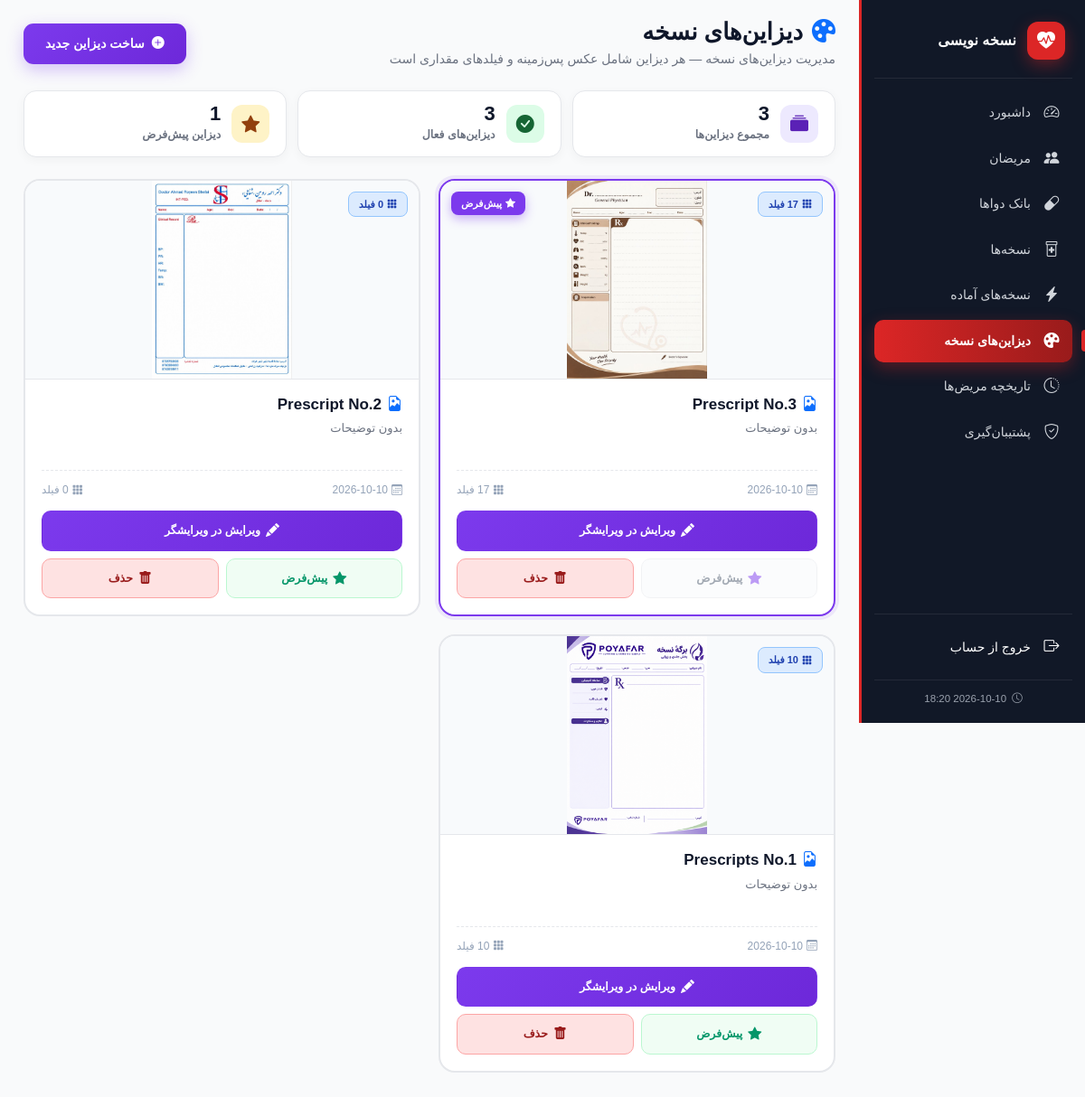
Page /prescripts/templates/ (signed in) on the committed database.
### apps/prescripts/models.py (models this page shows, shortened)
class PrescriptionTemplate(models.Model):
    name = models.CharField(max_length=100, verbose_name="نام دیزاین")
    description = models.TextField(blank=True, verbose_name="توضیحات")
    background_image = models.ImageField(
        upload_to="templates/prescriptions/%Y/%m/",
        verbose_name="عکس پس‌زمینه",
    )
    is_default = models.BooleanField(default=False, verbose_name="پیش‌فرض")
    is_active = models.BooleanField(default=True, verbose_name="فعال است")
    created_at = models.DateTimeField(auto_now_add=True)
    updated_at = models.DateTimeField(auto_now=True)
    class Meta:
        verbose_name = "دیزاین نسخه"
        verbose_name_plural = "دیزاین‌های نسخه"
        ordering = ["-is_default", "-updated_at"]

### apps/prescripts/views.py (the view, shortened to what this page needs)
# urls.py: path('templates/', views.template_list, name='template_list'),
def template_list(request):
    templates = PrescriptionTemplate.objects.prefetch_related('fields')
    stats = {
        'total': templates.count(),
        'active': templates.filter(is_active=True).count(),
        'default': templates.filter(is_default=True).count(),
    }
    return render(request, 'prescription/template_list.html', {
        'templates': templates,
        'stats': stats,
        'form': PrescriptionTemplateForm(),
        'page_title': 'دیزاین‌های نسخه',
        'active_nav': 'templates',
    })

### apps/prescripts/templates/prescription/template_list.html (shortened to what this page needs)
{% extends 'base.html' %}
{% load static %}
{% block content %}
<div class="tpl-page-header">
    <div>
        <h1>
            <i class="bi bi-palette-fill text-primary"></i>
            {{ page_title }}
        </h1>
        <p>مدیریت دیزاین‌های نسخه — هر دیزاین شامل عکس پس‌زمینه و فیلدهای مقداری است</p>
    </div>
    <button class="btn-create-tpl" data-bs-toggle="modal" data-bs-target="#createTemplateModal">
        <i class="bi bi-plus-circle-fill"></i>
        ساخت دیزاین جدید
    </button>
</div>
<div class="tpl-stats">
    <div class="tpl-stat">
        <div class="ic total"><i class="bi bi-collection-fill"></i></div>
        <div>
            <div class="num">{{ stats.total }}</div>
            <div class="lbl">مجموع دیزاین‌ها</div>
        </div>
    </div>
    <div class="tpl-stat">
        <div class="ic active"><i class="bi bi-check-circle-fill"></i></div>
        <div>
            <div class="num">{{ stats.active }}</div>
            <div class="lbl">دیزاین‌های فعال</div>
        </div>
    </div>
    <div class="tpl-stat">
        <div class="ic default"><i class="bi bi-star-fill"></i></div>
        <div>
            <div class="num">{{ stats.default }}</div>
            <div class="lbl">دیزاین پیش‌فرض</div>
        </div>
    </div>
</div>
{% if templates %}
<div class="tpl-grid">
    {% for tpl in templates %}
    <div class="tpl-card {% if tpl.is_default %}is-default{% endif %} {% if not tpl.is_active %}is-inactive{% endif %}">
        <div class="tpl-badges">
            <div>
                <span class="tpl-badge fields">
                </span>
            </div>
            <div style="display: flex; flex-direction: column; gap: 4px; align-items: flex-end;">
                {% if tpl.is_default %}
                <span class="tpl-badge default">
                </span>
                {% endif %}
            </div>
        </div>
        <div class="tpl-thumb">
            {% if tpl.background_image %}
                <img src="{{ tpl.background_image.url }}" alt="{{ tpl.name }}">
            {% else %}
                <i class="bi bi-image no-image"></i>
            {% endif %}
        </div>
        <div class="tpl-body">
            <h3 class="tpl-name">
                <i class="bi bi-file-earmark-image text-primary"></i>
                {{ tpl.name }}
            </h3>
            <p class="tpl-description">
                {{ tpl.description|default:"بدون توضیحات" }}
            </p>
            <div class="tpl-meta">
                <span class="item">
                    <i class="bi bi-calendar3"></i>
                    {{ tpl.created_at|date:"Y-m-d" }}
                </span>
                <span class="item">
                    <i class="bi bi-grid-3x3-gap-fill"></i>
                    {{ tpl.fields.count }} فیلد
                </span>
            </div>
            <div class="tpl-actions">
                <a href="{% url 'template_edit' tpl.id %}"
                   class="tpl-action edit"
                   title="ویرایش در ویرایشگر">
                    <i class="bi bi-pencil-fill"></i>
                    ویرایش در ویرایشگر
                </a>
                {% if not tpl.is_default %}
                <form method="post" style="display: contents;">
                    <button type="submit" class="tpl-action set-default" title="تنظیم پیش‌فرض">
                        <i class="bi bi-star-fill"></i>
                        پیش‌فرض
                    </button>
                </form>
                {% else %}
                <div class="tpl-action is-current" title="این دیزاین پیش‌فرض است">
                    <i class="bi bi-star-fill" style="color:#7c3aed;"></i>
                    پیش‌فرض
                </div>
                {% endif %}
                <button type="button"
                        class="tpl-action delete"
                        onclick="confirmDelete({{ tpl.id }}, '{{ tpl.name|escapejs }}', {{ tpl.prescriptions.count }})"
                        title="حذف">
                    <i class="bi bi-trash-fill"></i>
                    حذف
                </button>
            </div>
        </div>
    </div>
    {% endfor %}
</div>
{% endif %}
{% endblock %}

### templates/base.html (shortened to what this page needs)
{% load static %}
<!DOCTYPE html>
<html lang="fa" dir="rtl">
<head>
    <link href="https://cdn.jsdelivr.net/npm/bootstrap@5.3.3/dist/css/bootstrap.rtl.min.css" rel="stylesheet">
    <link href="https://cdn.jsdelivr.net/npm/bootstrap-icons@1.11.3/font/bootstrap-icons.css" rel="stylesheet">
    <link href="https://cdn.jsdelivr.net/gh/rastikerdar/vazirmatn@v33.003/Vazirmatn-font-face.css" rel="stylesheet">
</head>
<body>
<div class="layout" id="layout">
    <aside class="sidebar" id="sidebar">
        <div class="sidebar-brand">
            <div class="logo"><i class="bi bi-heart-pulse-fill"></i></div>
            <div>
                <h5>نسخه نویسی</h5>
            </div>
        </div>
        <nav class="nav flex-column">
            <a href="{% url 'dashboard' %}"
               class="nav-link {% if active_nav == 'dashboard' %}active{% endif %}">
                <i class="bi bi-speedometer2"></i>
                <span class="label">داشبورد</span>
            </a>
            <a href="{% url 'patient_list' %}"
               class="nav-link {% if active_nav == 'patients' %}active{% endif %}">
                <i class="bi bi-people-fill"></i>
                <span class="label">مریضان</span>
            </a>
            <a href="{% url 'medication_list' %}"
               class="nav-link {% if active_nav == 'medications' %}active{% endif %}">
                <i class="bi bi-capsule"></i>
                <span class="label">بانک دواها</span>
            </a>
            <a href="{% url 'prescription_list' %}"
               class="nav-link {% if active_nav == 'prescriptions' %}active{% endif %}">
                <i class="bi bi-prescription2"></i>
                <span class="label">نسخه‌ها</span>
            </a>
            <a href="{% url 'ready_prescription_list' %}"
               class="nav-link {% if active_nav == 'ready_prescriptions' %}active{% endif %}">
                <i class="bi bi-lightning-charge-fill"></i>
                <span class="label">نسخه‌های آماده</span>
            </a>
            <a href="{% url 'template_list' %}"
               class="nav-link {% if active_nav == 'templates' %}active{% endif %}">
                <i class="bi bi-palette-fill"></i>
                <span class="label">دیزاین‌های نسخه</span>
            </a>
            <a href="{% url 'patient_history_list' %}"
               class="nav-link {% if active_nav == 'patient_history' %}active{% endif %}">
                <i class="bi bi-clock-history"></i>
                <span class="label">تاریخچه مریض‌ها</span>
            </a>
            <a href="{% url 'backup_page' %}"
               class="nav-link {% if active_nav == 'backup' %}active{% endif %}">
                <i class="bi bi-shield-check"></i>
                <span class="label">پشتیبان‌گیری</span>
            </a>
        </nav>
        <form method="post" action="{% url 'logout' %}" class="sidebar-logout-form">
            <button type="submit" class="sidebar-logout-btn">
                <i class="bi bi-box-arrow-right"></i>
                <span class="label">خروج از حساب</span>
            </button>
        </form>
        <div class="sidebar-footer">
            <small>
                <i class="bi bi-clock"></i>
                {% now "Y-m-d H:i" %}
            </small>
        </div>
    </aside>
    <main class="main">
        {% block content %}{% endblock %}
    </main>
</div>
</body>
</html>

### templates/base.html (style rules this page uses)
:root { --red: #dc2626; --red-dark: #991b1b; --red-light: #fee2e2; --red-soft: #fef2f2; --ink: #1f2937; --muted: #6b7280; --border: #e5e7eb; --bg: #f9fafb; --sidebar-w: 250px; --sidebar-collapsed-w: 78px; }
* { font-family: 'Vazirmatn', Tahoma, sans-serif; }
html, body { height: 100%; }
body { background: var(--bg); min-height: 100vh; margin: 0; color: var(--ink); }
.layout { display: flex; min-height: 100vh; }
.sidebar { width: var(--sidebar-w); background: #111827; color: #e5e7eb; position: fixed; top: 0; right: 0; height: 100vh; padding: 18px 14px; overflow-y: auto; overflow-x: hidden; transition: width 0.25s ease, transform 0.3s ease; z-index: 1040; border-left: 3px solid var(--red); display: flex; flex-direction: column; }
.sidebar-brand { display: flex; align-items: center; gap: 12px; padding: 6px 8px 20px; border-bottom: 1px solid rgba(255,255,255,0.08); margin-bottom: 14px; }
.sidebar-brand .logo { width: 42px; height: 42px; flex-shrink: 0; border-radius: 12px; background: var(--red); display: flex; align-items: center; justify-content: center; font-size: 20px; color: white; box-shadow: 0 6px 18px rgba(220,38,38,0.4); }
.sidebar-brand h5 { margin: 0; font-weight: 700; font-size: 16px; color: white; white-space: nowrap; }
.sidebar .nav-link { color: #d1d5db; border-radius: 10px; padding: 11px 12px; font-size: 14px; font-weight: 500; display: flex; align-items: center; gap: 12px; margin-bottom: 3px; transition: all 0.18s; position: relative; white-space: nowrap; text-decoration: none; }
.sidebar .nav-link i { font-size: 17px; width: 22px; text-align: center; flex-shrink: 0; }
.sidebar .nav-link.active { background: linear-gradient(90deg, var(--red) 0%, var(--red-dark) 100%); color: white; font-weight: 600; box-shadow: 0 6px 18px rgba(220,38,38,0.35); }
.sidebar .nav-link.active::before { content: ''; position: absolute; right: -14px; top: 50%; transform: translateY(-50%); width: 4px; height: 24px; background: var(--red); border-radius: 4px 0 0 4px; }
.sidebar-footer { margin-top: 12px; padding: 12px 16px 0; border-top: 1px solid rgba(255,255,255,0.08); text-align: center; }
.sidebar-footer small { display: flex; align-items: center; justify-content: center; gap: 6px; font-size: 11.5px; color: #9ca3af; }
.sidebar-logout-form { margin-top: auto; padding-top: 12px; border-top: 1px solid rgba(255,255,255,0.08); }
.sidebar-logout-btn { width: 100%; background: none; border: none; color: #ffffff; padding: 11px 12px; border-radius: 10px; font-family: inherit; font-size: 14px; font-weight: 500; display: flex; align-items: center; gap: 12px; cursor: pointer; text-align: right; transition: all 0.18s; }
.sidebar-logout-btn i { font-size: 17px; width: 22px; text-align: center; flex-shrink: 0; }
.main { flex: 1; margin-right: var(--sidebar-w); padding: 20px 26px 40px; min-width: 0; transition: margin-right 0.25s ease; }

### rows in the picture
PrescriptionTemplate: background_image (picture), name "Prescript No.3", description "بدون توضیحات", created_at "2026-10-10", is_default True (drawn)
PrescriptionTemplate: background_image (picture), name "Prescript No.2", description "بدون توضیحات", created_at "2026-10-10"
PrescriptionTemplate: background_image (picture), name "Prescripts No.1", description "بدون توضیحات", created_at "2026-10-10"

### other values in the picture
{{ page_title }} "دیزاین‌های نسخه"
{{ stats.total }} "3"
{{ stats.active }} "3"
{{ stats.default }} "1"
